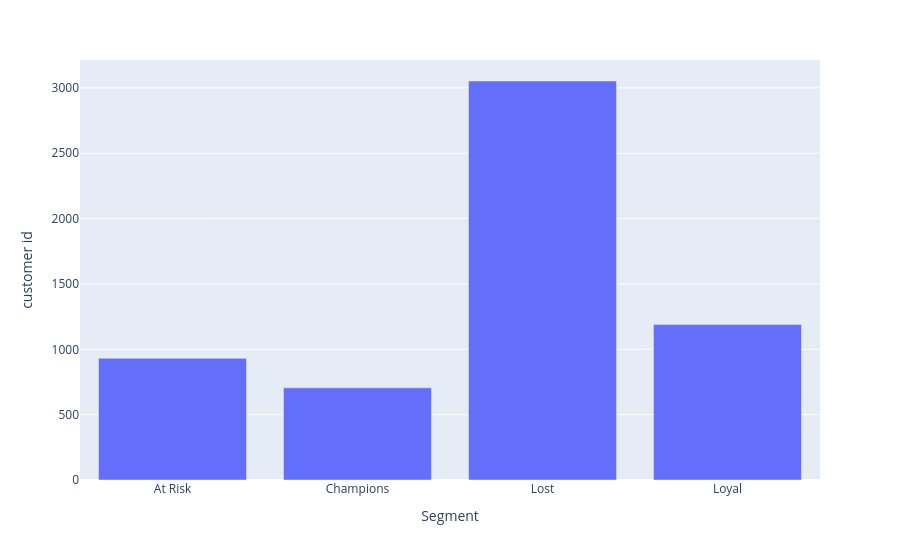

The code cell stored with this chart in its notebook:
### Code cell
px.bar(customer_per_segment, 'Segment', 'customer id')

### Figure 1 — Plotly figure (JSON) as saved in the notebook; plotly's stock layout.template omitted (floating-point values rounded to 4 significant figures)
{"data": [{"alignmentgroup": "True", "hovertemplate": "Segment=%{x}<br>customer id=%{y}<extra></extra>", "legendgroup": "", "marker": {"color": "#636efa", "pattern": {"shape": ""}}, "name": "", "offsetgroup": "", "orientation": "v", "showlegend": false, "textposition": "auto", "type": "bar", "x": ["At Risk", "Champions", "Lost", "Loyal"], "xaxis": "x", "y": [931, 705, 3053, 1189], "yaxis": "y"}], "layout": {"barmode": "relative", "legend": {"tracegroupgap": 0}, "margin": {"t": 60}, "xaxis": {"anchor": "y", "domain": [0, 1], "title": {"text": "Segment"}}, "yaxis": {"anchor": "x", "domain": [0, 1], "title": {"text": "customer id"}}}}
